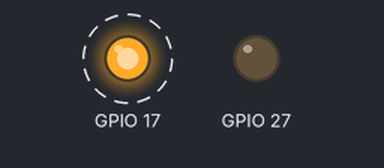
Recording of a program running on a simulated Raspberry Pi (BCM pin numbers). Shown: output pins drawn as LEDs (lit = HIGH). Dashed ring = blinking. At 3.0 s the program stops and its outputs stay as they are.

Above: at 0.1 s.
At 1.1 s:
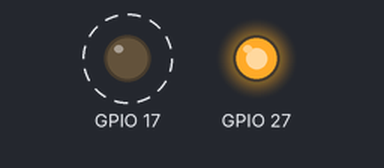
Timing chart, 0 to 4.5 s (numbered marks = the images above):
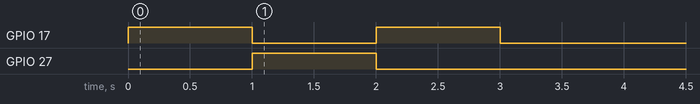

Measured:
- by itself, GPIO 17: alternates HIGH for 1.0 s and LOW for 1.0 s
- by itself, GPIO 27: LOW → HIGH at 1.0 s, → LOW 1.0 s later

The program:

3_blink.py
```python
#!/usr/bin/python
import time
import RPi.GPIO as GPIO
GPIO.setmode(GPIO.BCM)
GPIO.setwarnings(False)
GPIO.setup(17,GPIO.OUT)
GPIO.setup(27,GPIO.OUT)
#Turn LEDs on
GPIO.output(17,GPIO.HIGH)
GPIO.output(27,GPIO.LOW)
time.sleep(1)
#Turn LEDs off
GPIO.output(17,GPIO.LOW)
GPIO.output(27,GPIO.HIGH)
time.sleep(1)
#Turn LEDs on
GPIO.output(17,GPIO.HIGH)
GPIO.output(27,GPIO.LOW)
time.sleep(1)
#Turn LEDs off
GPIO.output(17,GPIO.LOW)
GPIO.output(27,GPIO.LOW)
GPIO.cleanup
```
